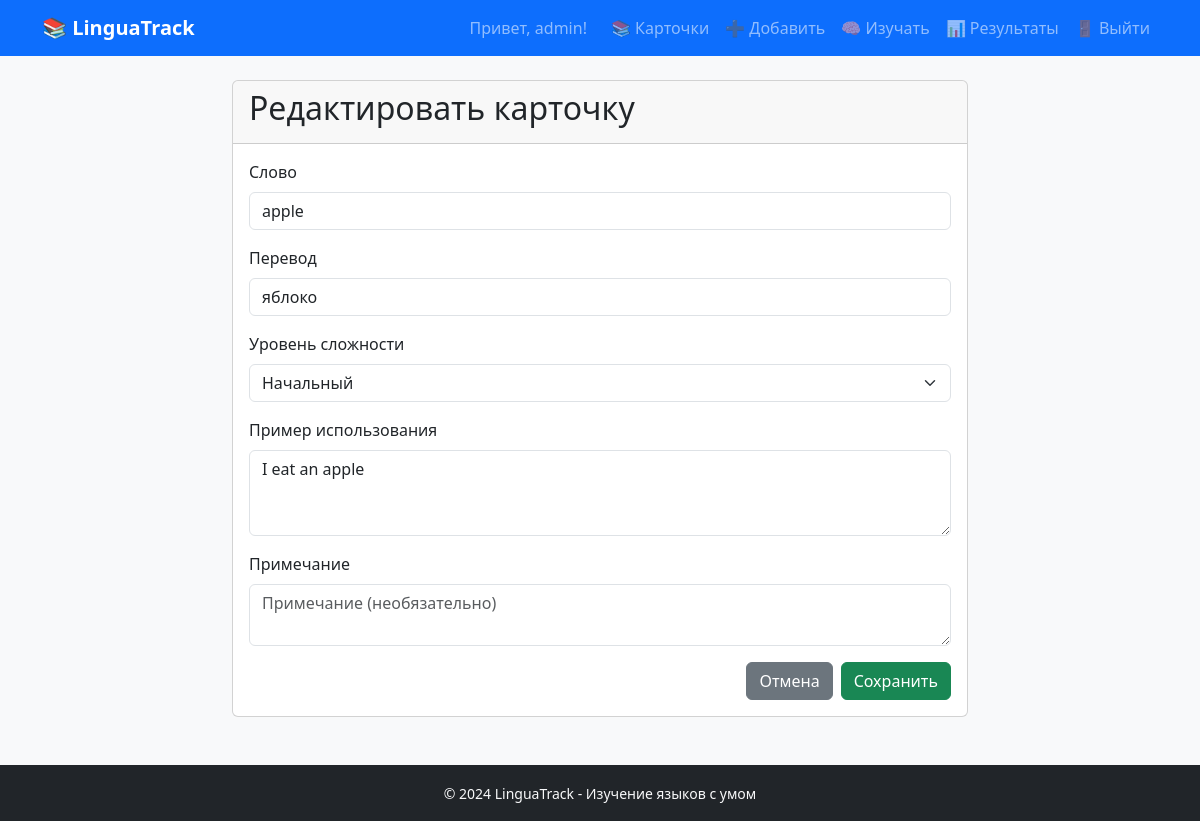
The app's page /cards/25/edit/ (signed in) with its own data.
### cards/models.py (models this page shows, shortened)
class Card(models.Model):
    DIFFICULTY_CHOICES = [
        ('beginner', 'Начальный'),
        ('intermediate', 'Средний'),
        ('advanced', 'Продвинутый'),
    ]
    user = models.ForeignKey(User, on_delete=models.CASCADE, related_name='cards')
    word = models.CharField('Слово', max_length=200)
    translation = models.CharField('Перевод', max_length=200)
    example = models.TextField('Пример использования', blank=True, null=True)
    note = models.TextField('Примечание', blank=True, null=True)
    difficulty = models.CharField('Уровень сложности', max_length=20,
                                  choices=DIFFICULTY_CHOICES, default='beginner')
    is_learned = models.BooleanField('Выучено', default=False)
    times_studied = models.IntegerField('Количество изучений', default=0)
    times_correct = models.IntegerField('Правильных ответов', default=0)
    created_at = models.DateTimeField('Дата создания', auto_now_add=True)
    updated_at = models.DateTimeField('Дата изменения', auto_now=True)
    class Meta:
        verbose_name = 'Карточка'
        verbose_name_plural = 'Карточки'
        ordering = ['-created_at']

### cards/views.py (the view)
# urls.py: path('<int:pk>/edit/', views.card_edit, name='card_edit'),
@login_required
def card_edit(request, pk):
    card = get_object_or_404(Card, pk=pk, user=request.user)
    if request.method == 'POST':
        form = CardForm(request.POST, instance=card)
        if form.is_valid():
            form.save()
            messages.success(request, 'Карточка обновлена!')
            return redirect('cards:card_detail', pk=card.pk)
    else:
        form = CardForm(instance=card)
    return render(request, 'cards/card_form.html', {
        'form': form,
        'title': 'Редактировать карточку',
        'card': card
    })

### cards/forms.py
class CardForm(forms.ModelForm):
    class Meta:
        model = Card
        fields = ['word', 'translation', 'example', 'note', 'difficulty']
        widgets = {
            'word': forms.TextInput(attrs={
                'class': 'form-control',
                'placeholder': 'Введите слово на иностранном языке'
            }),
            'translation': forms.TextInput(attrs={
                'class': 'form-control',
                'placeholder': 'Введите перевод'
            }),
            'example': forms.Textarea(attrs={
                'class': 'form-control',
                'rows': 3,
                'placeholder': 'Пример использования (необязательно)'
            }),
            'note': forms.Textarea(attrs={
                'class': 'form-control',
                'rows': 2,
                'placeholder': 'Примечание (необязательно)'
            }),
            'difficulty': forms.Select(attrs={'class': 'form-select'})
        }

### cards/templates/cards/card_form.html (shortened to what this page needs)
{% extends 'cards/base.html' %}
{% block content %}
<div class="row justify-content-center">
    <div class="col-md-8">
        <div class="card">
            <div class="card-header">
                <h2>{{ title }}</h2>
            </div>
            <div class="card-body">
                <form method="post">
                    <div class="mb-3">
                        <label for="{{ form.word.id_for_label }}" class="form-label">
                            {{ form.word.label }}
                        </label>
                        {{ form.word }}
                    </div>
                    <div class="mb-3">
                        <label for="{{ form.translation.id_for_label }}" class="form-label">
                            {{ form.translation.label }}
                        </label>
                        {{ form.translation }}
                    </div>
                    <div class="mb-3">
                        <label for="{{ form.difficulty.id_for_label }}" class="form-label">
                            {{ form.difficulty.label }}
                        </label>
                        {{ form.difficulty }}
                    </div>
                    <div class="mb-3">
                        <label for="{{ form.example.id_for_label }}" class="form-label">
                            {{ form.example.label }}
                        </label>
                        {{ form.example }}
                    </div>
                    <div class="mb-3">
                        <label for="{{ form.note.id_for_label }}" class="form-label">
                            {{ form.note.label }}
                        </label>
                        {{ form.note }}
                    </div>
                    <div class="d-grid gap-2 d-md-flex justify-content-md-end">
                        <a href="{% url 'cards:card_list' %}" class="btn btn-secondary">Отмена</a>
                        <button type="submit" class="btn btn-success">Сохранить</button>
                    </div>
                </form>
            </div>
        </div>
    </div>
</div>
{% endblock %}

### cards/templates/cards/base.html (shortened to what this page needs)
<!DOCTYPE html>
<html lang="ru">
<head>
    <link href="https://cdn.jsdelivr.net/npm/bootstrap@5.3.2/dist/css/bootstrap.min.css" rel="stylesheet">
</head>
<body class="bg-light">
    <nav class="navbar navbar-expand-lg navbar-dark bg-primary">
        <div class="container">
            <a class="navbar-brand fw-bold" href="{% url 'cards:card_list' %}">
                📚 LinguaTrack
            </a>
            <div class="collapse navbar-collapse" id="navbarNav">
                <div class="navbar-nav ms-auto">
                    {% if user.is_authenticated %}
                        <span class="navbar-text me-3">
                            Привет, {{ user.username }}!
                        </span>
                        <a class="nav-link" href="{% url 'cards:card_list' %}">📚 Карточки</a>
                        <a class="nav-link" href="{% url 'cards:card_create' %}">➕ Добавить</a>
                        <a class="nav-link" href="{% url 'cards:smart_study' %}">🧠 Изучать</a>
                        <a class="nav-link" href="{% url 'cards:study_results' %}">📊 Результаты</a>
                        <a class="nav-link" href="{% url 'logout' %}">🚪 Выйти</a>
                    {% else %}
                        <a class="nav-link" href="{% url 'login' %}">🔑 Войти</a>
                        <a class="nav-link" href="{% url 'register' %}">✨ Регистрация</a>
                    {% endif %}
                </div>
            </div>
        </div>
    </nav>
    <main class="container mt-4">
        {% block content %}
        {% endblock %}
    </main>
    <footer class="bg-dark text-light text-center py-3 mt-5">
        <div class="container">
            <small>&copy; 2024 LinguaTrack - Изучение языков с умом</small>
        </div>
    </footer>
</body>
</html>

### records on screen
Card: word "apple", translation "яблоко", difficulty "Начальный", example "I eat an apple"

### other values on screen
{{ user.username }} "admin"
{{ title }} "Редактировать карточку"
